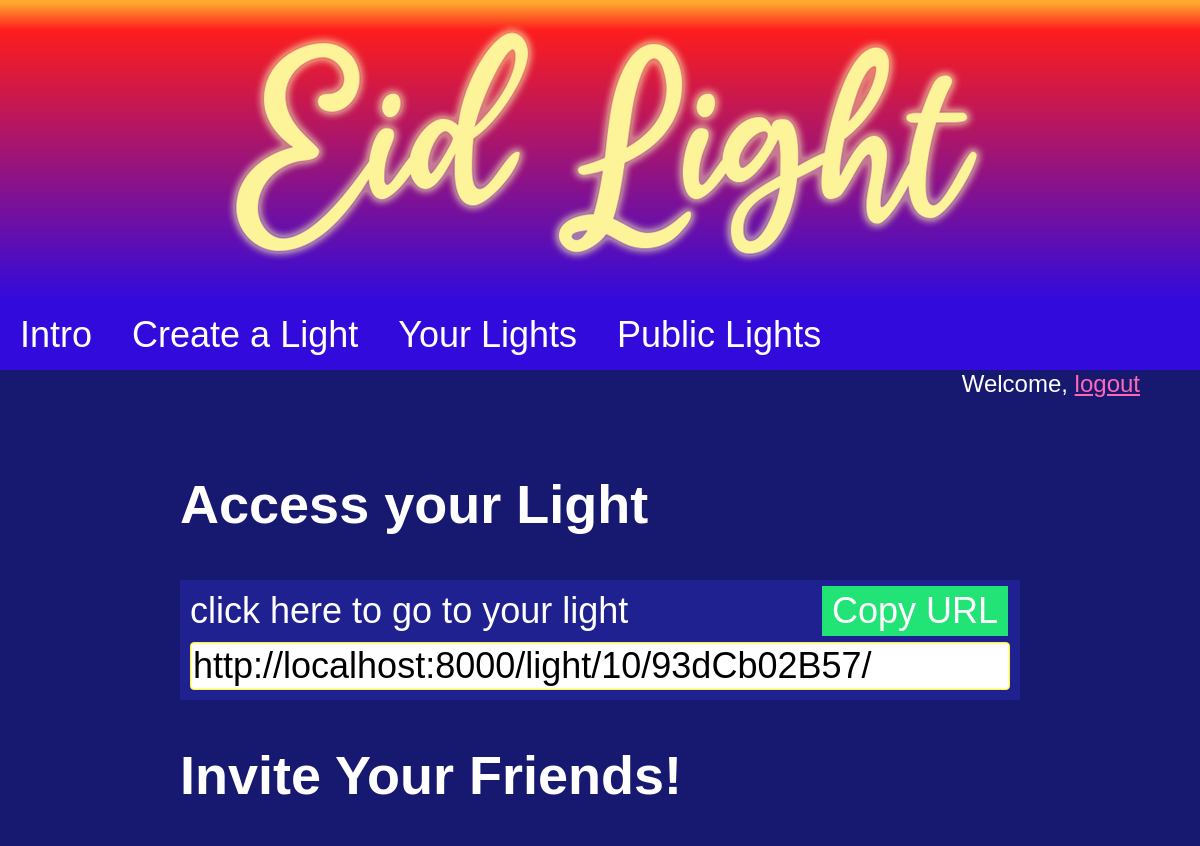
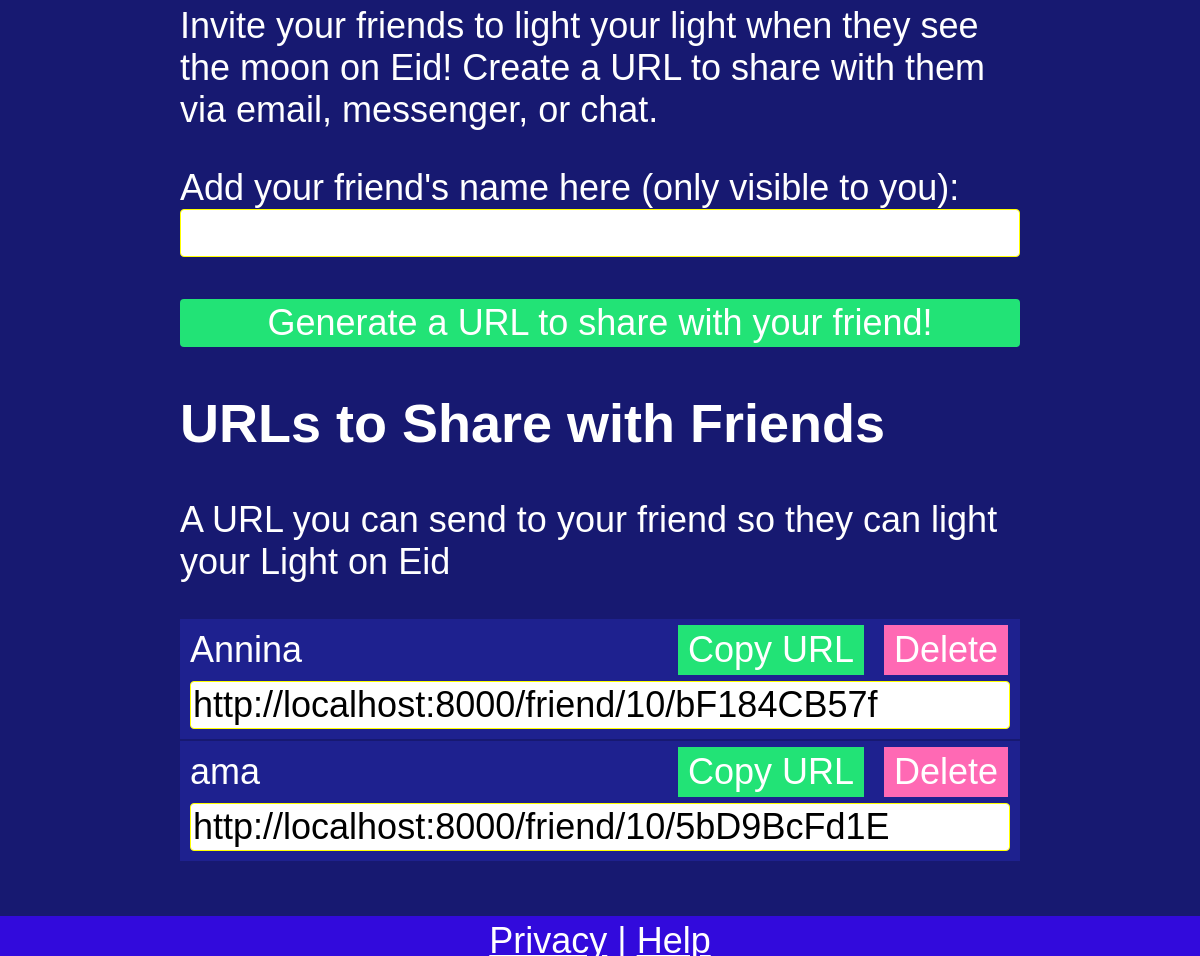
The app's page /addfriends/10/93dCb02B57 (signed in) with its own data (2 pictures, top to bottom).
### eid_light/models.py (models this page shows, shortened)
class Light(models.Model):
	name = models.CharField(max_length=100)
	ident = models.TextField(unique=True, max_length=20)
	public = models.BooleanField(default=False);
	user = models.ForeignKey(settings.AUTH_USER_MODEL,
        on_delete=models.CASCADE,
    )

class Friends(models.Model):
	name = models.CharField(max_length=255)
	on = models.BooleanField(default=False)
	ident = models.TextField(unique=True, max_length=20)
	light = models.ForeignKey(
	'Light',
	on_delete=models.CASCADE,
	)
	created = models.DateTimeField(auto_now_add=True)
	updated = models.DateTimeField(auto_now=True)

### eid_light/views.py (the view, shortened to what this page needs)
# urls.py: path('addfriends/<int:pk>/<str:characters>', views.addfriends, name="addfriends"),
def addfriends(request, pk, characters):
	l = Light.objects.get(id=pk)
	f = Friends.objects.all().filter(light = l)
	return render(request, 'start.html', {'id':l.id,  'friends' : f, 'light_string':l.ident,})

### eid_light/templates/start.html (shortened to what this page needs)
{% extends "base.html" %}
{% block content %}
{% load socialaccount %}
 <div class="align-to-right">
  {% if user.is_authenticated %}
 	Welcome, {{user.first_name}} {{user.last_name}} <a href="/accounts/logout"> logout </a>
 	{%else%}
 <a href="{% provider_login_url 'google' %}">Login with Google</a></div>
 {% endif %}
 </div>
<div class="content">
{% if user.is_authenticated %}
<h2>Access your Light</h2>
<ul><li>
<div><a href="/light/{{id}}/{{light_string}}">click here to go to your light</a></div>
<div class="add_right"><a href="" onclick="myFunction()">Copy URL</a></div>
<div><input type="text" value="http://localhost:8000/light/{{id}}/{{light_string}}/" id="myInput"> <div></li></ul>
<h2> Invite Your Friends! </h2>
<p>Invite your friends to light your light when they see the moon on Eid! Create a URL to share with them via email, messenger, or chat.</p>
     <form>
      <label for="name">Add your friend's name here (only visible to you):</label><br>
  		<input type="text" id="name" name="name"><br/><br/>
 		<input type="submit" value="Generate a URL to share with your friend!">
	 </form>
	 {%if friends%}
     <h2> URLs to Share with Friends </h2>
	 <p>A URL you can send to your friend so they can light your Light on Eid <br> <a href = "">{{sl}}</a></p>
			<ul>
		  		{% for i in friends %}
		  		<li> <div>{{i.name}}</div><div class="add"><a href="" onclick="myFunction()">Copy URL</a></div><div class="delete"><a href="/deletefriend/{{i.id}}/{{id}}/">Delete</a></div>
		  		 <div><input type="text" value="http://localhost:8000/friend/{{id}}/{{i.ident}}" id="myInput"> <div></li>
		  		{% endfor %}
		  </ul>
	{% else %}
				<p>	No URLs to share yet!</p>
	{% endif %}
    <h1> &nbsp; <br/></h1>
 </div>
{% endif %}
{% endblock %}

### eid_light/templates/base.html (style rules this page uses)
* { box-sizing: border-box; font-family: Arial, Helvetica, sans-serif; }
body { margin: 0; font-family: Arial, Helvetica, sans-serif; background-color: #171971; color:#fff; font-size:3vw; }
.content { padding-top: 30px; left: 15vw; right:15vw; display: block; position: absolute; max-width: 100%; height: auto; font-size: 3vw; }
input[type=text], select { width: 100%; }
input { height: 4vw; font-size: 3vw; border: 1px solid #FFFF00; border-radius: 4px; }
.content label { font-size: 3vw; font-weight: normal; margin-top:0; }
input[type=submit] { width: 100%; height: 4vw; background-color: #22e376; color: white; border: none; border-radius: 4px; }
h1 { font-size: 4vw; margin: 0; padding-top:2px; padding-bottom:2px; }
.align-to-right { text-align: right; padding-right: 5vw; font-size: 2vw; }
.align-to-right a { color: hotpink; }
ul { padding-left: 0; list-style-type: none; }
li { position: relative; padding: 10px; margin-bottom: 2px; background-color: #1e218f; }
li input { margin-top:10px; }
.delete { position: absolute; top: 6px; right: 1vw; padding: 4px 10px; background-color: hotpink; cursor: pointer; }
.add { position: absolute; top: 6px; right: 13vw; padding: 4px 10px; background-color: #22e376; cursor: pointer; }
.add_right { position: absolute; top: 6px; right: 1vw; padding: 4px 10px; background-color: #22e376; cursor: pointer; }
li a { color: white; text-decoration: none; }

### records on screen
Light: ident "http://localhost:8000/light/10/93dCb02B57/"
Friends: name "Annina", ident "http://localhost:8000/friend/10/bF184CB57f"
Friends: name "ama", ident "http://localhost:8000/friend/10/5bD9BcFd1E"
